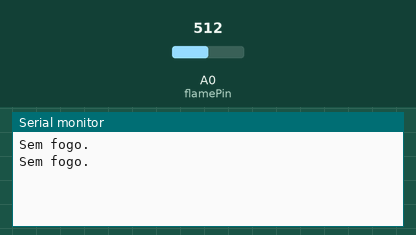
Simulated run of this sketch. Board: Arduino Uno, built with avr-gcc and run on an emulated ATmega328P. On the bench: the last lines printed to the serial monitor. Inputs (shaded band) come from the test bench; at power-on: A0 (flamePin) = 512.

Above: at 1.8 s.
1.9 s: A0 (flamePin) set to 110
At 2.6 s:
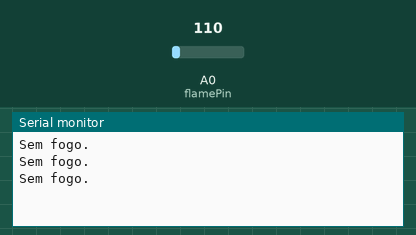
3.4 s: A0 (flamePin) set to 89
At 4.8 s:
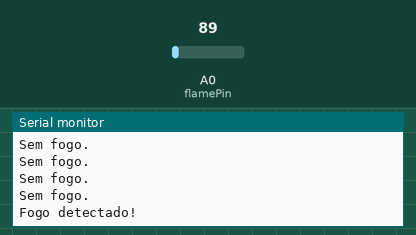

The sketch:

SensorDeChamaIR.ino
```cpp
int flamePin = A0;

void setup() {
  Serial.begin(9600);
}
void loop() {
  int value = analogRead(flamePin);
  if (value < 100) {
    Serial.println("Fogo detectado!");
  } else {
    Serial.println("Sem fogo.");
  }
  delay(1000);
}
```

Measured:
- the behaviour switches between 100 and 99 on A0 (flamePin) (found by bisection; images 1 and 2)
- after the input at 3.4 s, the serial monitor: prints a new line after 0.60 s (image 2)
